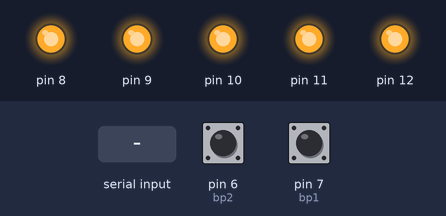
Bench run of a sketch on a simulated Arduino Uno, built with avr-gcc and run on an emulated ATmega328P. Parts: output pins drawn as LEDs (lit = HIGH). Dashed ring = blinking. Inputs (shaded band) come from the test bench; at power-on: pin 7 (bp1) HIGH, pin 6 (bp2) HIGH.

Above: at 1.2 s.
1.3 s: "S" received over Serial
At 1.75 s:
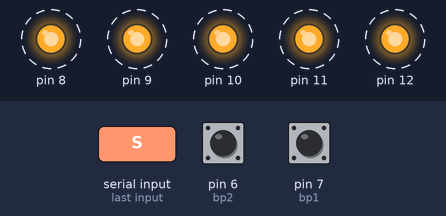
4.3 s: pin 7 (bp1) pulled LOW for 0.15 s
At 5.3 s:
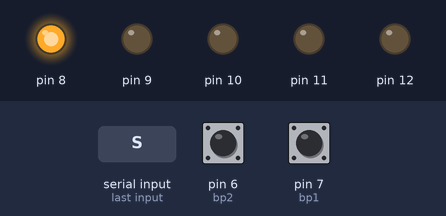
5.9 s: pin 7 (bp1) pulled LOW for 1 s
At 6.5 s:
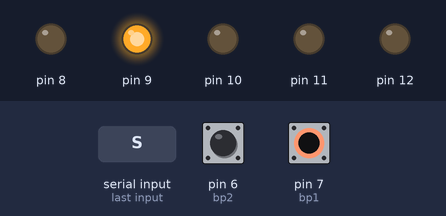
8.4 s: pin 7 (bp1) pulled LOW for 0.15 s
At 9.6 s:
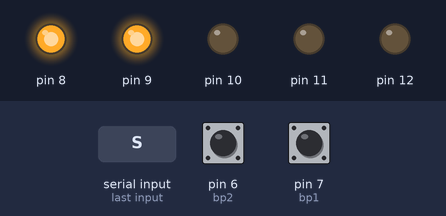
10.0 s: pin 7 (bp1) pulled LOW for 3.2 s
At 10.8 s:
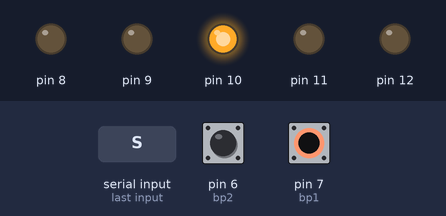
Timing chart, 0 to 13.0 s (numbered marks = the images above; inputs shaded):
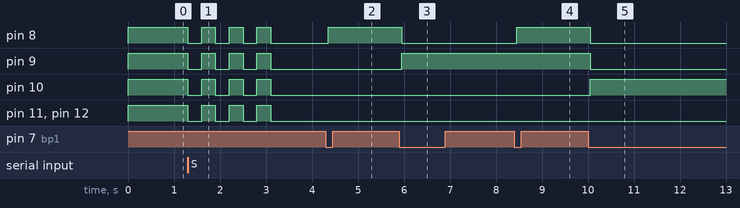

Measured:
- after the input at 1.3 s, pin 8–12: alternates HIGH for 0.30 s and LOW for 0.30 s, 7 changes in all, then stays LOW, starting at once
- after the input at 4.3 s, pin 8: LOW → HIGH after 0.05 s
- after the input at 5.9 s, pin 8: HIGH → LOW after 0.05 s; pin 9: LOW → HIGH after 0.05 s
- after the input at 8.4 s, pin 8: LOW → HIGH after 0.05 s
- after the input at 10.0 s, pin 8, pin 9: HIGH → LOW after 0.05 s; pin 10: LOW → HIGH after 0.05 s

The sketch:

Trabalho_1_Arduino_Secundario_TI.ino
```cpp
//button 1 é para incrementar o número
//button 2 é para mandar a tentativa
const int bp1 = 7;//bp1 = buttonpin1
const int bp2 = 6;//bp2 = buttonpin2

int bs1;//bs1 = buttonState1
int bs2;//bs2 = buttonState2
int lbs1 = LOW;//lbs1 = lastbuttonState1
int lbs2 = LOW;//lbs2 = lastbuttonState2
int b = 0;

unsigned long ldt1 = 0;//ldt1 = lastdebouncetime1
unsigned long ldt2 = 0;//ldt2 = lastdebouncetime2
unsigned long debounceDelay = 50;

void setup() {
  Serial.begin(9600);
  pinMode(bp1, INPUT_PULLUP);
  pinMode(bp2, INPUT_PULLUP);
  for (int i = 8; i < 13; i++) {
    pinMode(i, OUTPUT);
    digitalWrite(i, HIGH);
  }
}

//Ligar todos os LEDs
void ligado(){
  for (int i = 0; i < 5; i++) {
    digitalWrite(i+8, HIGH);
  }
}
//Desligar todos os LEDs
void desligado(){
  for (int i = 0; i < 5; i++) {
    digitalWrite(i+8, LOW);
  }
}
//Piscar 3 vezes todos os LEDs
void piscar(){
  for (int j = 0; j < 3; j++) {
      desligado();
      delay(300);
      ligado();
      delay(300);
    }
  desligado();
}

void loop() {
  //button 1 (Incrementar número)
  int reading1 = !digitalRead(bp1);
  if (reading1 != lbs1) {
    ldt1 = millis();
    }
  if ((millis() - ldt1) > debounceDelay) {
    if (reading1 != bs1) {
      bs1 = reading1;
      if (bs1 == HIGH) {
        b++;
        if (b == 32)(b = 1);
        for (int i = 0; i < 5; i++) {
          int state = (b >> i) & 1;
          digitalWrite(i+8, state);
        }
      }
    }
  }
  lbs1 = reading1;

  //button 2 (Mandar tentativa)
  int reading2 = !digitalRead(bp2);
  if (reading2 != lbs2) {
    ldt2 = millis();
    }
  if ((millis() - ldt2) > debounceDelay) {
    if (reading2 != bs2) {
      bs2 = reading2;
      if (bs2 == HIGH) {
        Serial.write(b);
      }
    }
  }
  lbs2 = reading2;

  //Receber informações
  if (Serial.available() > 0){
    char r = Serial.read();
  	if (r == 'S') {
      piscar();
      r = ' ';
      b = 0;
    }
    if (r == 'N') {
      desligado();
      r = ' ';
      b = 0;
    }
    if (r =='Y') {
      ligado();
      r = ' ';
      b = 0;
    }
  }
}
```
